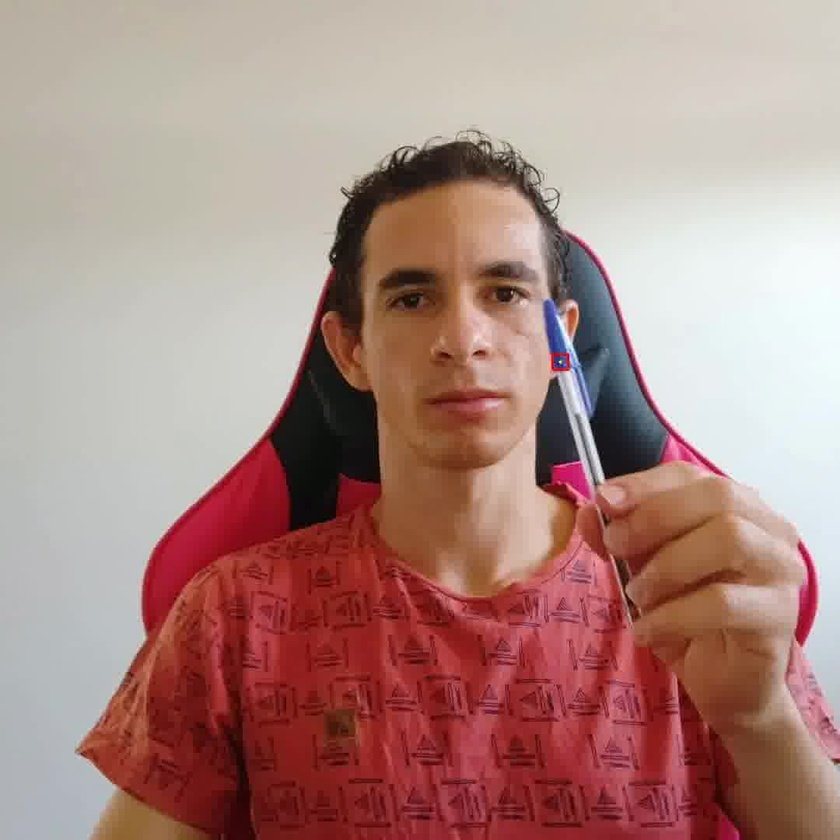
#> input picture fluxo_optico_lucas_kanade/image-016.jpeg, 840 x 840 px, shrunk from 1080 x 1080 before the run, given in place of fundo.mp4, which was not available
$ python main.py
#> lines starting #> are read from the running program, lines starting #| are printed output that depends on the picture; after the words box and inside, x2 and y2 are one past the last pixel; in counts of white or black regions, pixels touching at a corner belong together; pictures that were not available may be replaced by others from this repository, and a replacement may not be noted
import cv2

import numpy as np
cap=cv2.VideoCapture("input.mp4")
cap_fundo=cv2.VideoCapture("fundo.mp4")
mean_fundo=[]
# calcula mediana de de 10 frame
#salvando fundo

for i in range(10):
    fundo=cap_fundo.read()[1]
    mean_fundo.append(fundo)
#> this loop made 10 passes
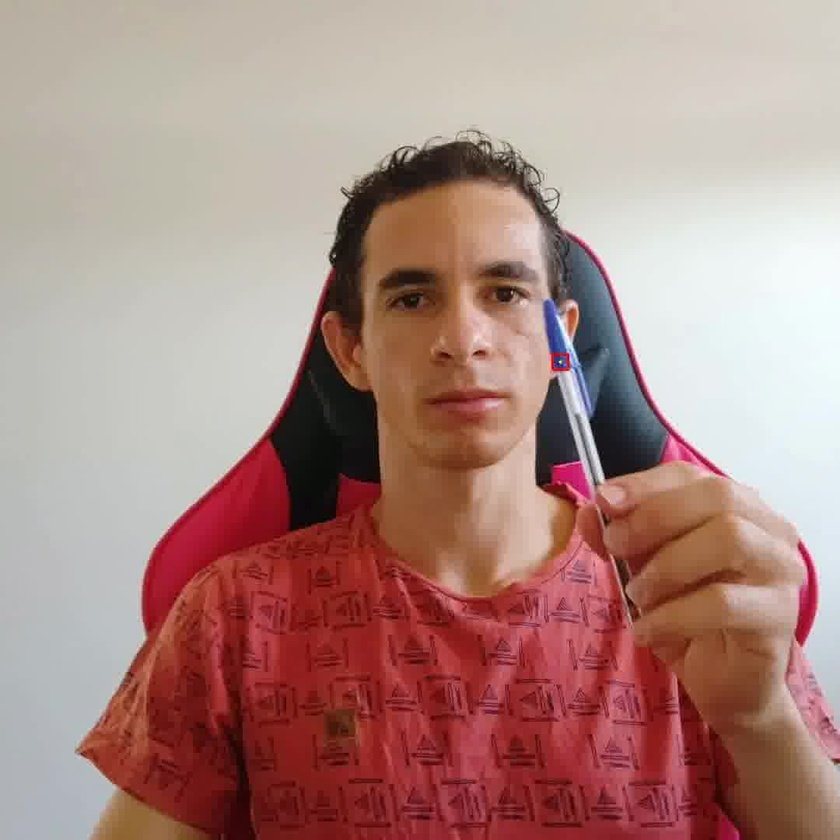
#> input picture fluxo_optico_lucas_kanade/image-016.jpeg, 840 x 840 px, shrunk from 1080 x 1080 before the run, given in place of fundo.mp4, which was not available
#> after the loop, mean_fundo = 10 items

fundo = np.median(np.array(mean_fundo),axis=0)
fundo=fundo.astype(np.uint8)
#> fundo is the input picture: shape (840, 840, 3); mean B, G, R 130.6, 137.3, 172.1

fourcc = cv2.VideoWriter_fourcc(*'mp4v')
h, w, _ =fundo.shape
#> h = 840; w = 840
out = cv2.VideoWriter('s.mp4', fourcc, 30, (h, h))


while(cap.isOpened()):

    ret,frame=cap.read()
    if not ret:
        break
    print(frame.shape)
#| (840, 840, 3)

    hsv = cv2.cvtColor(frame, cv2.COLOR_BGR2HSV)
#> hsv: shape (840, 840, 3); mean H, S, V 50.4, 82.2, 174

    lower_red = np.array([0, 120, 70])
    upper_red = np.array([30, 255, 255])
    mask1 = cv2.inRange(hsv, lower_red, upper_red)
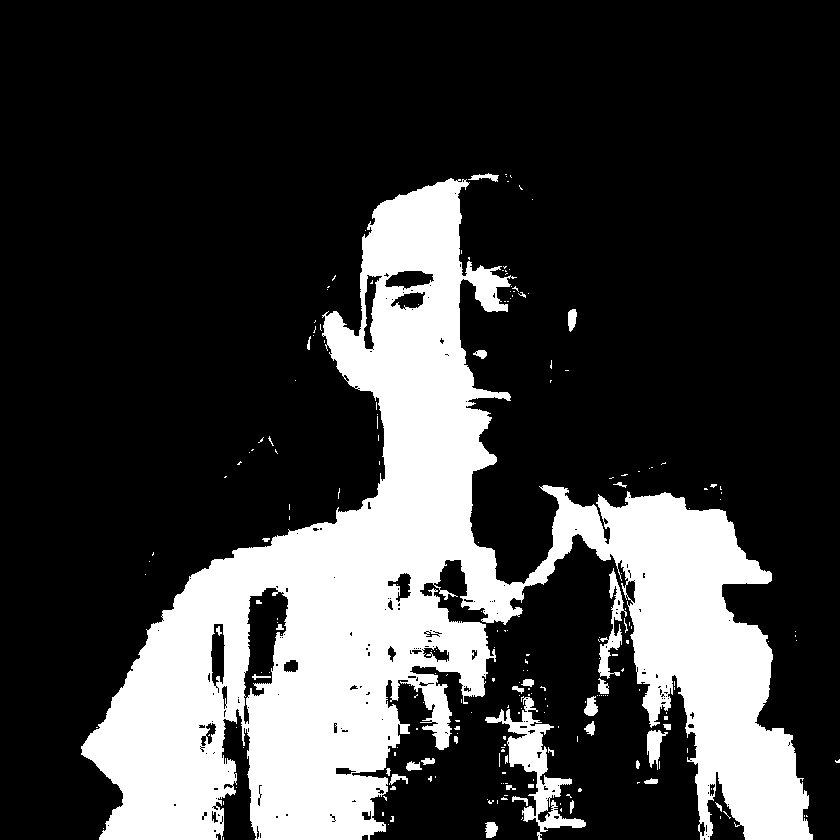
#> mask1: shape (840, 840); 23.8% white; 222 white regions (186 under 20 px), largest, box (x1, y1, x2, y2) and area: (81, 178, 813, 840) 160477, (485, 696, 586, 840) 3475, (598, 568, 627, 679) 973

    lower_red = np.array([120, 120, 70])
    upper_red = np.array([180, 255, 255])

    mask2 = cv2.inRange(hsv, lower_red, upper_red)
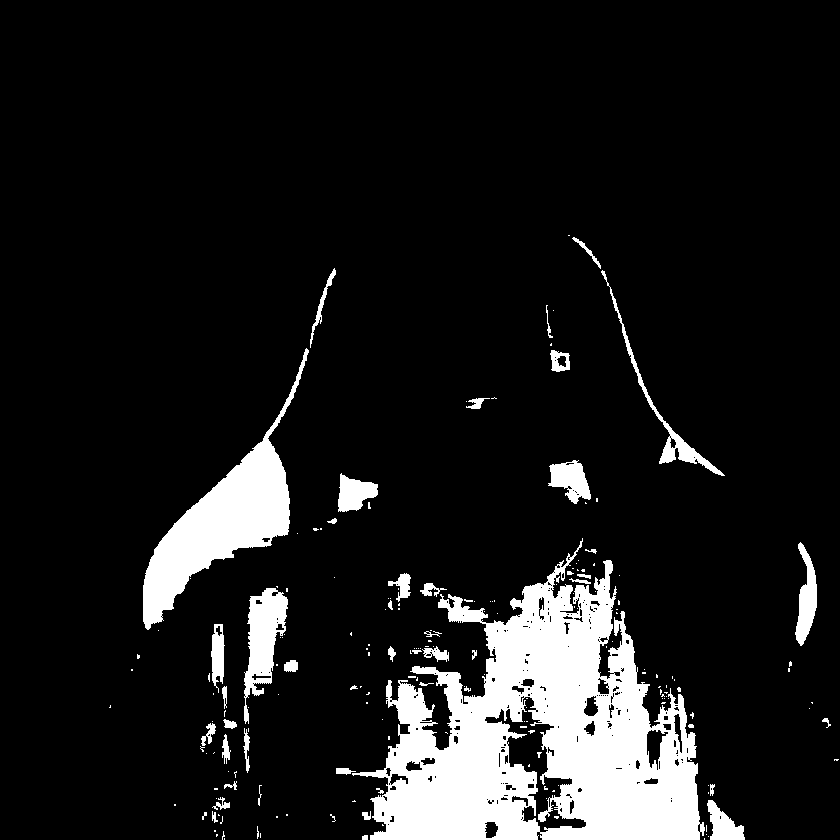
#> mask2: shape (840, 840); 11% white; 193 white regions (145 under 20 px), largest, box (x1, y1, x2, y2) and area: (352, 538, 705, 840) 52345, (143, 348, 309, 630) 12070, (244, 588, 288, 724) 2919

    mask1 = mask1 + mask2
#> mask1: shape (840, 840); 34.8% white; 91 white regions (76 under 20 px), largest, box (x1, y1, x2, y2) and area: (81, 178, 813, 840) 241692, (601, 270, 725, 476) 1436, (795, 542, 817, 646) 1215

    mask1 = cv2.morphologyEx(mask1, cv2.MORPH_OPEN, np.ones((3, 3), np.uint8))
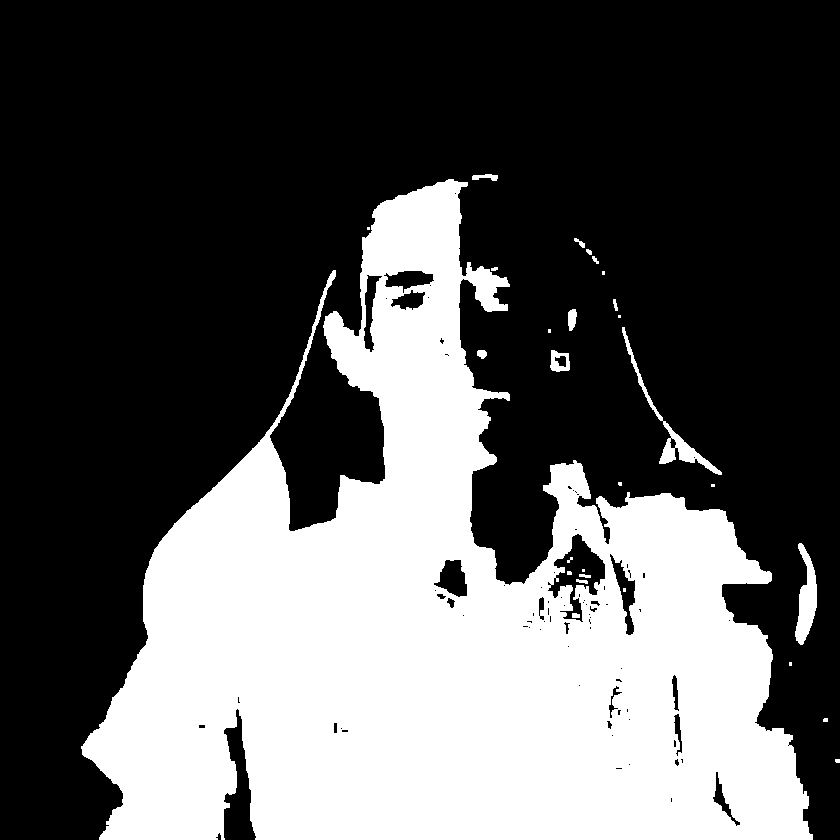
#> mask1: shape (840, 840); 34.6% white; 28 white regions (13 under 20 px), largest, box (x1, y1, x2, y2) and area: (81, 179, 813, 840) 240764, (622, 327, 722, 475) 1269, (795, 543, 817, 645) 1211
    mask1 = cv2.morphologyEx(mask1, cv2.MORPH_DILATE, np.ones((3, 3), np.uint8))
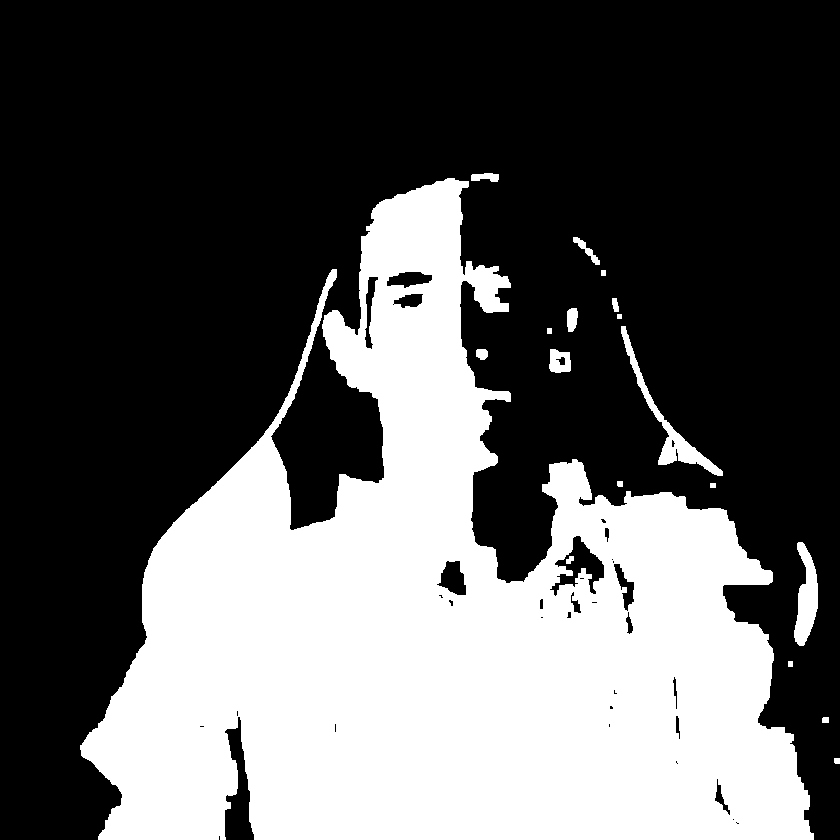
#> mask1: shape (840, 840); 35.8% white; 18 white regions, largest, box (x1, y1, x2, y2) and area: (80, 178, 814, 840) 247756, (621, 326, 723, 476) 1862, (794, 542, 818, 646) 1481
    mask2 = cv2.bitwise_not(mask1)
    cv2.imwrite("maks1.jpg",mask1)
    cv2.imwrite("maks2.jpg", mask2)

    res1 = cv2.bitwise_and(frame, frame, mask=mask2)
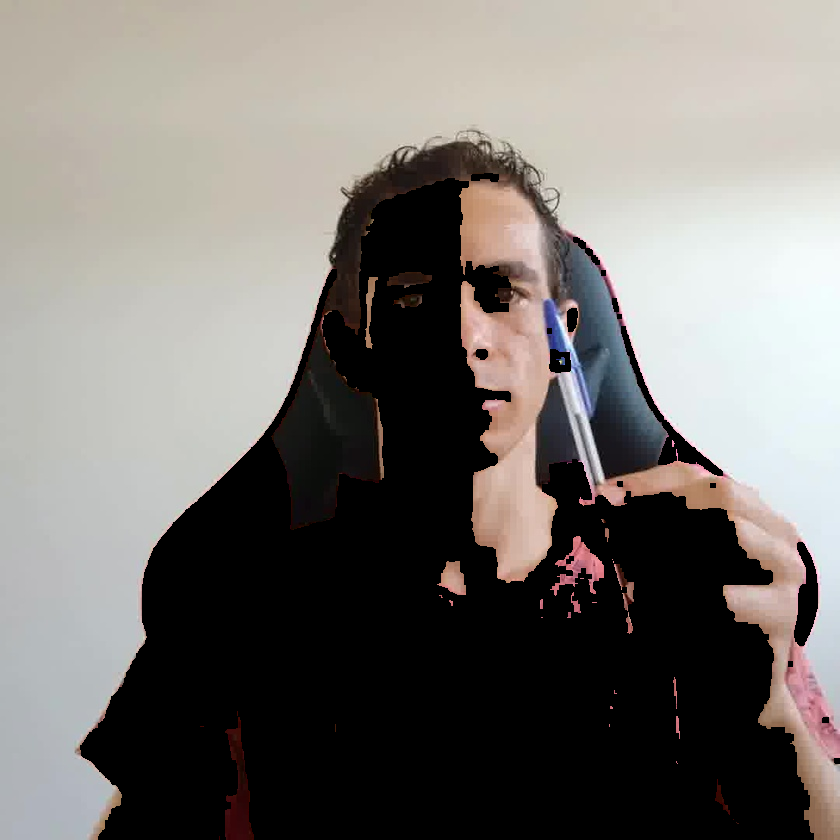
#> res1: shape (840, 840, 3); mean B, G, R 113.2, 117.2, 121.1

    res2 = cv2.bitwise_and(fundo, fundo, mask=mask1)
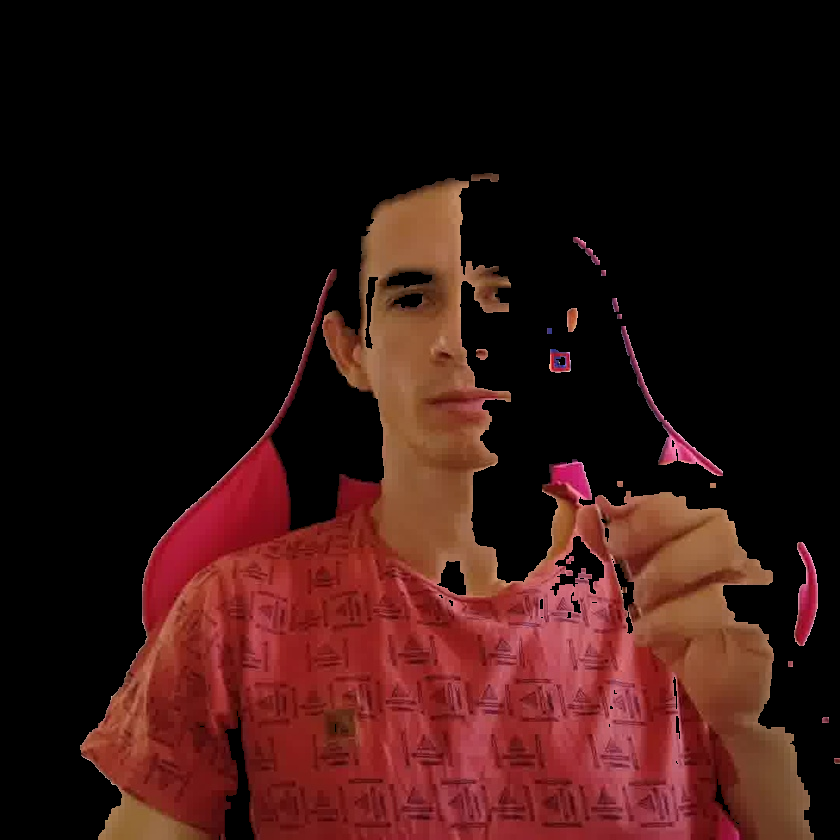
#> res2: shape (840, 840, 3); mean B, G, R 17.4, 20.1, 51

    cv2.imwrite("res1.jpg", res1)
    cv2.imwrite("res2.jpg", res2)
    saida = cv2.addWeighted(res1, 1, res2, 1, 0)

    cv2.imshow("janela", saida)
    k = cv2.waitKey(3)
#> (key q is pressed here)
    #out.write(frame)
    if k == ord("q"):
        break

cv2.destroyAllWindows()
